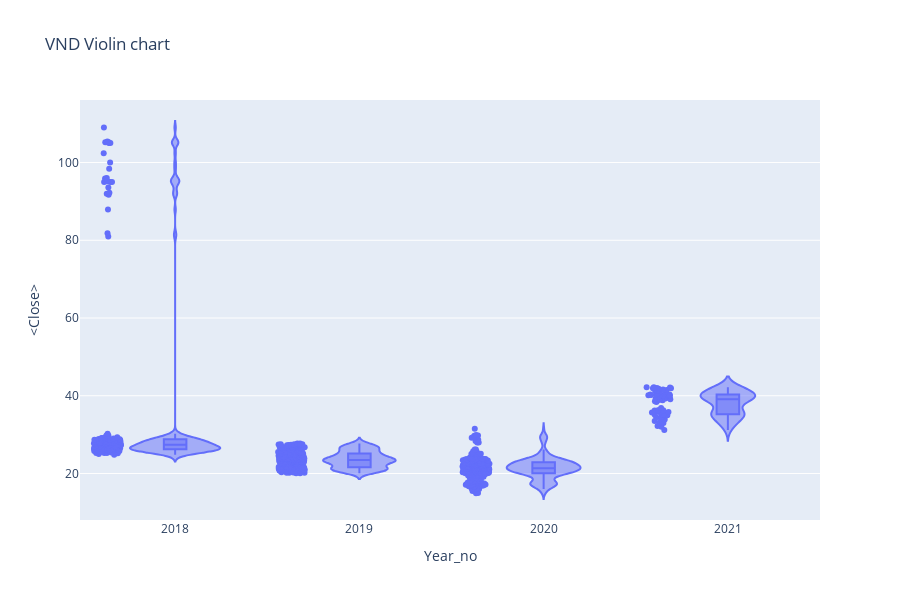

The notebook cell saved with this chart:
### Code cell
#px.violin(df_tips, y="tip", x="smoker", color="sex", box=True, points="all",
#          hover_data=df_tips.columns)

fig = go.Figure()
px.violin(df,x='Year_no',y='<Close>',box =True, points='all',
         hover_data=df.columns, title = 'VND Violin chart', width=900, height=600)

### Figure 1 — Plotly figure (JSON) as saved in the notebook; plotly's stock layout.template omitted (floating-point values rounded to 4 significant figures; data arrays with more than 128 entries replaced by an {"elided": "..."} marker saying what was removed)
{"data": [{"alignmentgroup": "True", "box": {"visible": true}, "customdata": {"elided": "720x3 mixed values"}, "hovertemplate": "Year_no=%{x}<br><Close>=%{y}<br>datetime=%{customdata[0]}<br><Volume>=%{customdata[1]}<br>Period=%{customdata[2]}<extra></extra>", "legendgroup": "", "marker": {"color": "#636efa"}, "name": "", "offsetgroup": "", "orientation": "v", "points": "all", "scalegroup": "True", "showlegend": false, "type": "violin", "x": {"elided": "720 int values"}, "x0": " ", "xaxis": "x", "y": {"elided": "720 float values"}, "y0": " ", "yaxis": "y"}], "layout": {"height": 600, "legend": {"tracegroupgap": 0}, "title": {"text": "VND Violin chart"}, "violinmode": "group", "width": 900, "xaxis": {"anchor": "y", "domain": [0, 1], "title": {"text": "Year_no"}}, "yaxis": {"anchor": "x", "domain": [0, 1], "title": {"text": "<Close>"}}}}
